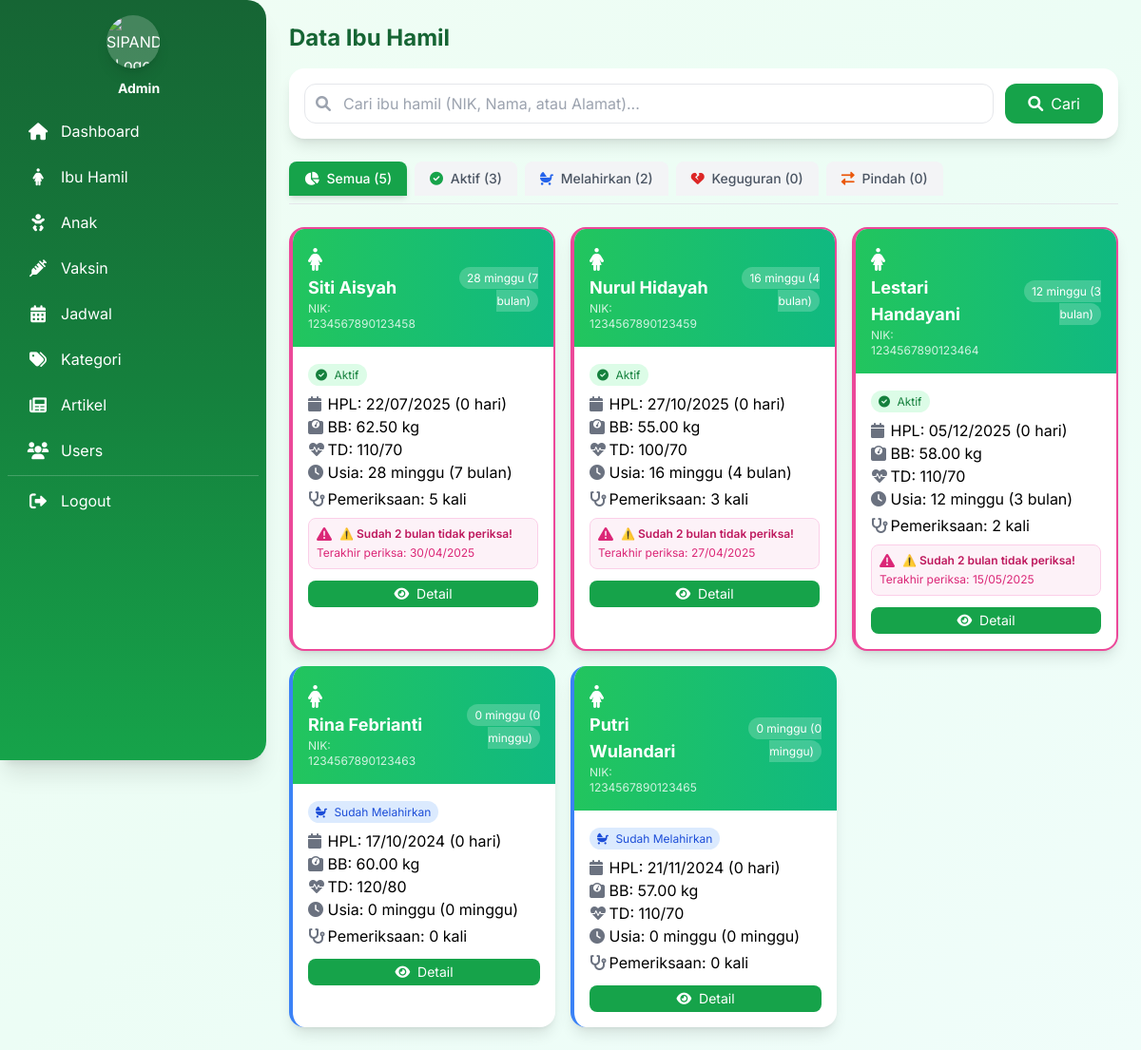
Page /admin/ibu_hamil/list_ibu_hamil.php (signed in) on the committed database.
### tables this page shows
CREATE TABLE ibu_hamil (
    id_kehamilan INT PRIMARY KEY AUTO_INCREMENT,
    nik_ibu VARCHAR(16) NOT NULL,
    usia_kehamilan INT,
    hpht DATE,
    hpl DATE,
    berat_badan_ibu DECIMAL(5,2),
    tinggi_badan_ibu DECIMAL(5,2),
    tekanan_darah VARCHAR(20),
    status_kehamilan ENUM('aktif', 'melahirkan', 'keguguran', 'pindah') DEFAULT 'aktif',
    catatan_kesehatan TEXT,
    created_at TIMESTAMP DEFAULT CURRENT_TIMESTAMP,
    created_by VARCHAR(16),
    updated_at TIMESTAMP DEFAULT CURRENT_TIMESTAMP ON UPDATE CURRENT_TIMESTAMP,
    updated_by VARCHAR(16),

    FOREIGN KEY (nik_ibu) REFERENCES users(nik) ON DELETE CASCADE,
    FOREIGN KEY (created_by) REFERENCES users(nik) ON DELETE SET NULL,
    FOREIGN KEY (updated_by) REFERENCES users(nik) ON DELETE SET NULL
);

CREATE TABLE users (
    nik VARCHAR(16) PRIMARY KEY,
    PASSWORD VARCHAR(255) NOT NULL,
    no_wa VARCHAR(20),
    nama_lengkap VARCHAR(100) NOT NULL,
    alamat TEXT,
    ROLE ENUM('admin','bidan','ibu') DEFAULT 'ibu',
    STATUS ENUM('active','pending','inactive') DEFAULT 'pending',
    created_at TIMESTAMP DEFAULT CURRENT_TIMESTAMP,
    created_by VARCHAR(16),
    updated_at TIMESTAMP DEFAULT CURRENT_TIMESTAMP ON UPDATE CURRENT_TIMESTAMP,
    updated_by VARCHAR(16),
    
    FOREIGN KEY (created_by) REFERENCES users(nik) ON DELETE SET NULL,
    FOREIGN KEY (updated_by) REFERENCES users(nik) ON DELETE SET NULL
);

### admin/ibu_hamil/list_ibu_hamil.php (the view, shortened to what this page needs)
<?php
require_once __DIR__ . '/../../auth/cek_admin.php';
include __DIR__ . '/../../templates/sidebar.php';
$page = isset($_GET['page']) ? (int)$_GET['page'] : 1;
$tab = isset($_GET['tab']) ? $_GET['tab'] : 'semua';
$search = isset($_GET['search']) ? mysqli_real_escape_string($conn, $_GET['search']) : '';
$limit = 6;
$offset = ($page - 1) * $limit;
$search_condition = "";
$total_aktif = mysqli_fetch_assoc(mysqli_query($conn, "SELECT COUNT(*) as total FROM ibu_hamil ih JOIN users u ON ih.nik_ibu=u.nik WHERE ih.status_kehamilan='aktif' $search_condition"))['total'];
$total_melahirkan = mysqli_fetch_assoc(mysqli_query($conn, "SELECT COUNT(*) as total FROM ibu_hamil ih JOIN users u ON ih.nik_ibu=u.nik WHERE ih.status_kehamilan='melahirkan' $search_condition"))['total'];
$total_keguguran = mysqli_fetch_assoc(mysqli_query($conn, "SELECT COUNT(*) as total FROM ibu_hamil ih JOIN users u ON ih.nik_ibu=u.nik WHERE ih.status_kehamilan='keguguran' $search_condition"))['total'];
$total_pindah = mysqli_fetch_assoc(mysqli_query($conn, "SELECT COUNT(*) as total FROM ibu_hamil ih JOIN users u ON ih.nik_ibu=u.nik WHERE ih.status_kehamilan='pindah' $search_condition"))['total'];
$total_semua = $total_aktif + $total_melahirkan + $total_keguguran + $total_pindah;
if($tab == 'aktif') {
    $where = "WHERE ih.status_kehamilan='aktif'";
} elseif($tab == 'melahirkan') {
    $where = "WHERE ih.status_kehamilan='melahirkan'";
} elseif($tab == 'keguguran') {
    $where = "WHERE ih.status_kehamilan='keguguran'";
} elseif($tab == 'pindah') {
    $where = "WHERE ih.status_kehamilan='pindah'";
} else {
    $where = "";
}
$result = mysqli_query($conn, "SELECT ih.*, u.nama_lengkap, u.no_wa, u.alamat, u.nik,
    (SELECT MAX(tanggal_pemeriksaan) FROM pemeriksaan_kehamilan WHERE id_kehamilan=ih.id_kehamilan) as tgl_periksa_terakhir,
    (SELECT COUNT(*) FROM pemeriksaan_kehamilan WHERE id_kehamilan=ih.id_kehamilan) as total_pemeriksaan
    FROM ibu_hamil ih
    JOIN users u ON ih.nik_ibu=u.nik
    $where
    ORDER BY
        CASE ih.status_kehamilan
            WHEN 'aktif' THEN 0
            WHEN 'melahirkan' THEN 1
            WHEN 'keguguran' THEN 2
            ELSE 3
        END,
        ih.hpl ASC
    LIMIT $offset, $limit");
function mingguKeBulan($minggu) {
    $bulan = floor($minggu / 4);
    $sisa_minggu = $minggu % 4;
    if($bulan > 0 && $sisa_minggu > 0) {
        return $bulan . ' bulan ' . $sisa_minggu . ' minggu';
    } elseif($bulan > 0) {
        return $bulan . ' bulan';
    } else {
        return $minggu . ' minggu';
    }
}
function cekLamaTidakPeriksa($tgl_periksa_terakhir) {
    $last_periksa = new DateTime($tgl_periksa_terakhir);
    $today = new DateTime();
    $diff = $today->diff($last_periksa);
    $bulan_selisih = $diff->m + ($diff->y * 12);
    return $bulan_selisih >= 2;
}
function getCardColorAdmin($status, $need_attention) {
    if($need_attention && $status == 'aktif') {
        return 'bg-white border-l-4 border-pink-500 border-2 border-pink-300';
    }
    switch($status) {
        case 'melahirkan':
            return 'bg-white border-l-4 border-blue-500';
    }
}
function getStatusBadgeAdmin($status) {
    switch($status) {
        case 'aktif':
            return '<span class="px-2 py-1 rounded-full text-xs bg-green-100 text-green-700"><i class="fas fa-check-circle mr-1"></i> Aktif</span>';
        case 'melahirkan':
            return '<span class="px-2 py-1 rounded-full text-xs bg-blue-100 text-blue-700"><i class="fas fa-baby-carriage mr-1"></i> Sudah Melahirkan</span>';
    }
}
?>
<div class="fade-in">
    <div class="flex justify-between items-center mb-4">
        <h1 class="text-2xl font-bold text-green-800">Data Ibu Hamil</h1>
    </div>
    <div class="bg-white rounded-2xl shadow-lg p-4 mb-6">
        <form method="GET" class="flex flex-col sm:flex-row gap-3">
            <div class="flex-1 relative">
                <i class="fas fa-search absolute left-3 top-1/2 transform -translate-y-1/2 text-gray-400"></i>
                <input type="text" name="search" value="<?php echo htmlspecialchars($search); ?>"
                       placeholder="Cari ibu hamil (NIK, Nama, atau Alamat)..."
                       class="w-full pl-10 pr-4 py-2 border border-gray-200 rounded-xl focus:outline-none focus:border-green-400 focus:ring-2 focus:ring-green-200">
            </div>
            <button type="submit" class="bg-green-600 text-white px-6 py-2 rounded-xl hover:bg-green-700 transition flex items-center justify-center gap-2">
                <i class="fas fa-search"></i> Cari
            </button>
        </form>
    </div>
    <div class="flex flex-wrap gap-2 mb-6 border-b border-gray-200 pb-2">
        <a href="?tab=semua&page=1<?php echo $search ? '&search='.urlencode($search) : ''; ?>"
           class="px-4 py-2 rounded-t-lg text-sm font-medium transition-all duration-300 <?php echo $tab == 'semua' ? 'bg-green-600 text-white shadow-md' : 'bg-gray-100 text-gray-600 hover:bg-gray-200'; ?>">
            <i class="fas fa-chart-pie mr-1"></i> Semua (<?php echo $total_semua; ?>)
        </a>
        <a href="?tab=aktif&page=1<?php echo $search ? '&search='.urlencode($search) : ''; ?>"
           class="px-4 py-2 rounded-t-lg text-sm font-medium transition-all duration-300 <?php echo $tab == 'aktif' ? 'bg-green-600 text-white shadow-md' : 'bg-gray-100 text-gray-600 hover:bg-gray-200'; ?>">
            <i class="fas fa-check-circle text-green-600 mr-1"></i> Aktif (<?php echo $total_aktif; ?>)
        </a>
        <a href="?tab=melahirkan&page=1<?php echo $search ? '&search='.urlencode($search) : ''; ?>"
           class="px-4 py-2 rounded-t-lg text-sm font-medium transition-all duration-300 <?php echo $tab == 'melahirkan' ? 'bg-blue-600 text-white shadow-md' : 'bg-gray-100 text-gray-600 hover:bg-gray-200'; ?>">
            <i class="fas fa-baby-carriage text-blue-600 mr-1"></i> Melahirkan (<?php echo $total_melahirkan; ?>)
        </a>
        <a href="?tab=keguguran&page=1<?php echo $search ? '&search='.urlencode($search) : ''; ?>"
           class="px-4 py-2 rounded-t-lg text-sm font-medium transition-all duration-300 <?php echo $tab == 'keguguran' ? 'bg-red-600 text-white shadow-md' : 'bg-gray-100 text-gray-600 hover:bg-gray-200'; ?>">
            <i class="fas fa-heart-broken text-red-600 mr-1"></i> Keguguran (<?php echo $total_keguguran; ?>)
        </a>
        <a href="?tab=pindah&page=1<?php echo $search ? '&search='.urlencode($search) : ''; ?>"
           class="px-4 py-2 rounded-t-lg text-sm font-medium transition-all duration-300 <?php echo $tab == 'pindah' ? 'bg-orange-600 text-white shadow-md' : 'bg-gray-100 text-gray-600 hover:bg-gray-200'; ?>">
            <i class="fas fa-exchange-alt text-orange-600 mr-1"></i> Pindah (<?php echo $total_pindah; ?>)
        </a>
    </div>
    <div class="grid grid-cols-1 md:grid-cols-2 lg:grid-cols-3 gap-4">
        <?php while($row = mysqli_fetch_assoc($result)):
            $hpl = new DateTime($row['hpl']);
            $today = new DateTime();
            $sisa = $hpl > $today ? $today->diff($hpl)->days : 0;
            $usia_minggu = $row['usia_kehamilan'];
            $usia_display = $usia_minggu . ' minggu (' . mingguKeBulan($usia_minggu) . ')';
            $need_attention = ($row['status_kehamilan'] == 'aktif') ? cekLamaTidakPeriksa($row['tgl_periksa_terakhir']) : false;
            $card_color = getCardColorAdmin($row['status_kehamilan'], $need_attention);
            $status_badge = getStatusBadgeAdmin($row['status_kehamilan']);
        ?>
        <div class="<?php echo $card_color; ?> rounded-2xl shadow-lg overflow-hidden hover:shadow-xl transition">
            <div class="bg-gradient-to-r from-green-500 to-emerald-500 p-4 text-white">
                <div class="flex justify-between items-center">
                    <div>
                        <i class="fas fa-female text-2xl"></i>
                        <h3 class="text-lg font-bold"><?php echo htmlspecialchars($row['nama_lengkap']); ?></h3>
                        <p class="text-xs text-white/80">NIK: <?php echo $row['nik']; ?></p>
                    </div>
                    <div class="text-right">
                        <span class="bg-white/20 px-2 py-1 rounded-full text-xs"><?php echo $usia_display; ?></span>
                    </div>
                </div>
            </div>
            <div class="p-4">
                <div class="mb-2">
                    <?php echo $status_badge; ?>
                </div>
                <p><i class="fas fa-calendar w-4 text-gray-500"></i> HPL: <?php echo date('d/m/Y', strtotime($row['hpl'])); ?> (<?php echo $sisa; ?> hari)</p>
                <p><i class="fas fa-weight-scale w-4 text-gray-500"></i> BB: <?php echo $row['berat_badan_ibu']; ?> kg</p>
                <p><i class="fas fa-heartbeat w-4 text-gray-500"></i> TD: <?php echo $row['tekanan_darah']; ?></p>
                <p><i class="fas fa-clock w-4 text-gray-500"></i> Usia: <?php echo $usia_display; ?></p>
                <p class="mt-1"><i class="fas fa-stethoscope w-4 text-gray-500"></i> Pemeriksaan: <?php echo $row['total_pemeriksaan']; ?> kali</p>
                <?php if($need_attention): ?>
                <div class="mt-2 p-2 bg-pink-50 border border-pink-200 rounded-lg">
                    <div class="flex items-center gap-2">
                        <i class="fas fa-exclamation-triangle text-pink-600"></i>
                        <span class="text-xs text-pink-700 font-semibold">⚠️ Sudah 2 bulan tidak periksa!</span>
                    </div>
                    <?php if($row['tgl_periksa_terakhir']): ?>
                    <p class="text-xs text-pink-600 mt-1">Terakhir periksa: <?php echo date('d/m/Y', strtotime($row['tgl_periksa_terakhir'])); ?></p>
                    <?php else: ?>
                    <p class="text-xs text-pink-600 mt-1">Belum pernah melakukan pemeriksaan</p>
                    <?php endif; ?>
                </div>
                <?php endif; ?>
                <div class="flex gap-2 mt-3">
                    <a href="detail_ibu_hamil.php?id=<?php echo $row['id_kehamilan']; ?>" class="flex-1 text-center bg-green-600 text-white py-1 rounded-lg text-sm hover:bg-green-700 transition">
                        <i class="fas fa-eye mr-1"></i> Detail
                    </a>
                </div>
            </div>
        </div>
        <?php endwhile; ?>
    </div>
</div>
<?php include __DIR__ . '/../../templates/footer.php'; ?>

### templates/sidebar.php (style rules this page uses)
* { font-family: 'Inter', sans-serif; }
.fade-in { animation: fadeIn 0.5s ease-out; }
@media (min-width: 1024px) { body { position: relative; } }

### rows in the picture
ibu_hamil: nik_ibu.nama_lengkap "Siti Aisyah", nik_ibu.nik "1234567890123458", usia_kehamilan "28 minggu (7 bulan)", status_kehamilan "aktif" (drawn), hpl "22/07/2025", berat_badan_ibu "62.50", tekanan_darah "110/70", total_pemeriksaan "5", tgl_periksa_terakhir "30/04/2025"
ibu_hamil: nik_ibu.nama_lengkap "Nurul Hidayah", nik_ibu.nik "1234567890123459", usia_kehamilan "16 minggu (4 bulan)", status_kehamilan "aktif" (drawn), hpl "27/10/2025", berat_badan_ibu "55.00", tekanan_darah "100/70", total_pemeriksaan "3", tgl_periksa_terakhir "27/04/2025"
ibu_hamil: nik_ibu.nama_lengkap "Lestari Handayani", nik_ibu.nik "1234567890123464", usia_kehamilan "12 minggu (3 bulan)", status_kehamilan "aktif" (drawn), hpl "05/12/2025", berat_badan_ibu "58.00", tekanan_darah "110/70", total_pemeriksaan "2", tgl_periksa_terakhir "15/05/2025"
ibu_hamil: nik_ibu.nama_lengkap "Rina Febrianti", nik_ibu.nik "1234567890123463", usia_kehamilan "0 minggu (0 minggu)", status_kehamilan "melahirkan" (drawn), hpl "17/10/2024", berat_badan_ibu "60.00", tekanan_darah "120/80", total_pemeriksaan "0"
ibu_hamil: nik_ibu.nama_lengkap "Putri Wulandari", nik_ibu.nik "1234567890123465", usia_kehamilan "0 minggu (0 minggu)", status_kehamilan "melahirkan" (drawn), hpl "21/11/2024", berat_badan_ibu "57.00", tekanan_darah "110/70", total_pemeriksaan "0"

### other values in the picture
$total_semua "5"
$total_aktif "3"
$total_melahirkan "2"
$total_keguguran "0"
$total_pindah "0"
